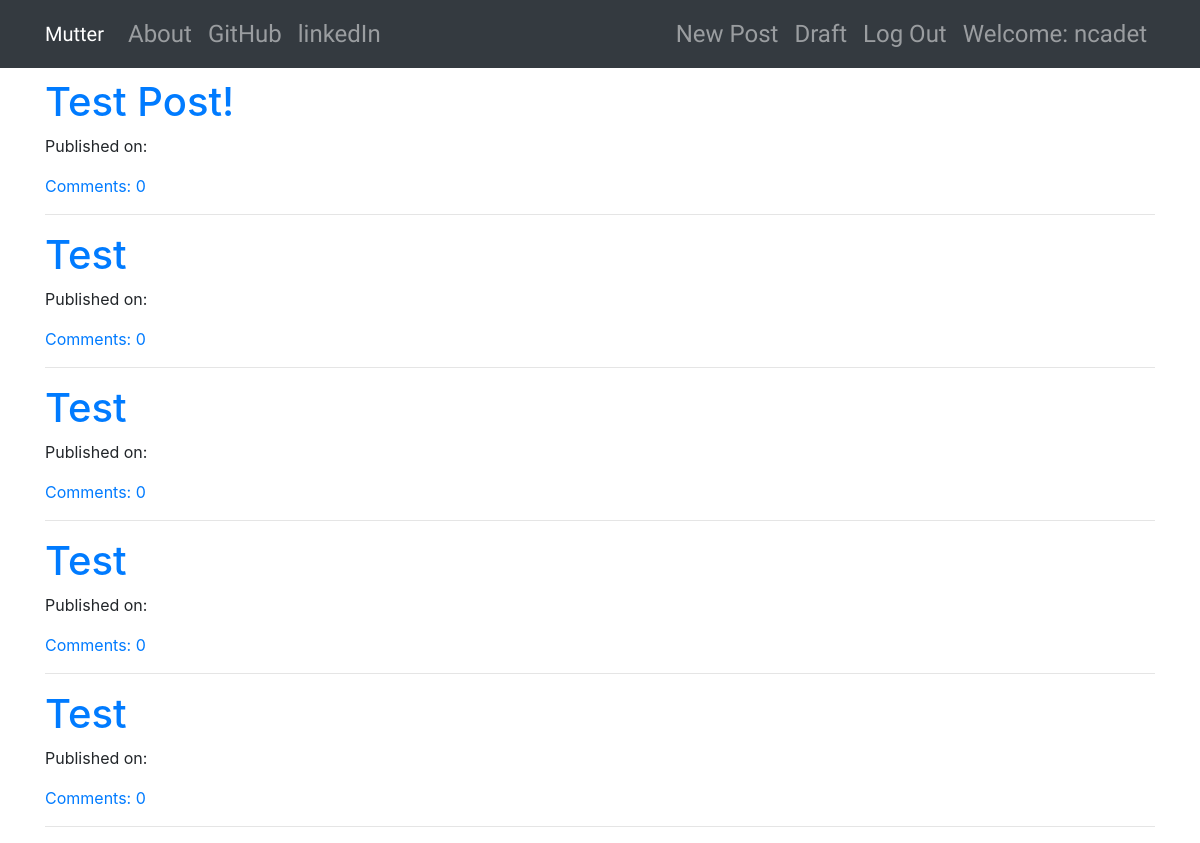
/drafts/ (signed in), run on an earlier commit of the app's database.
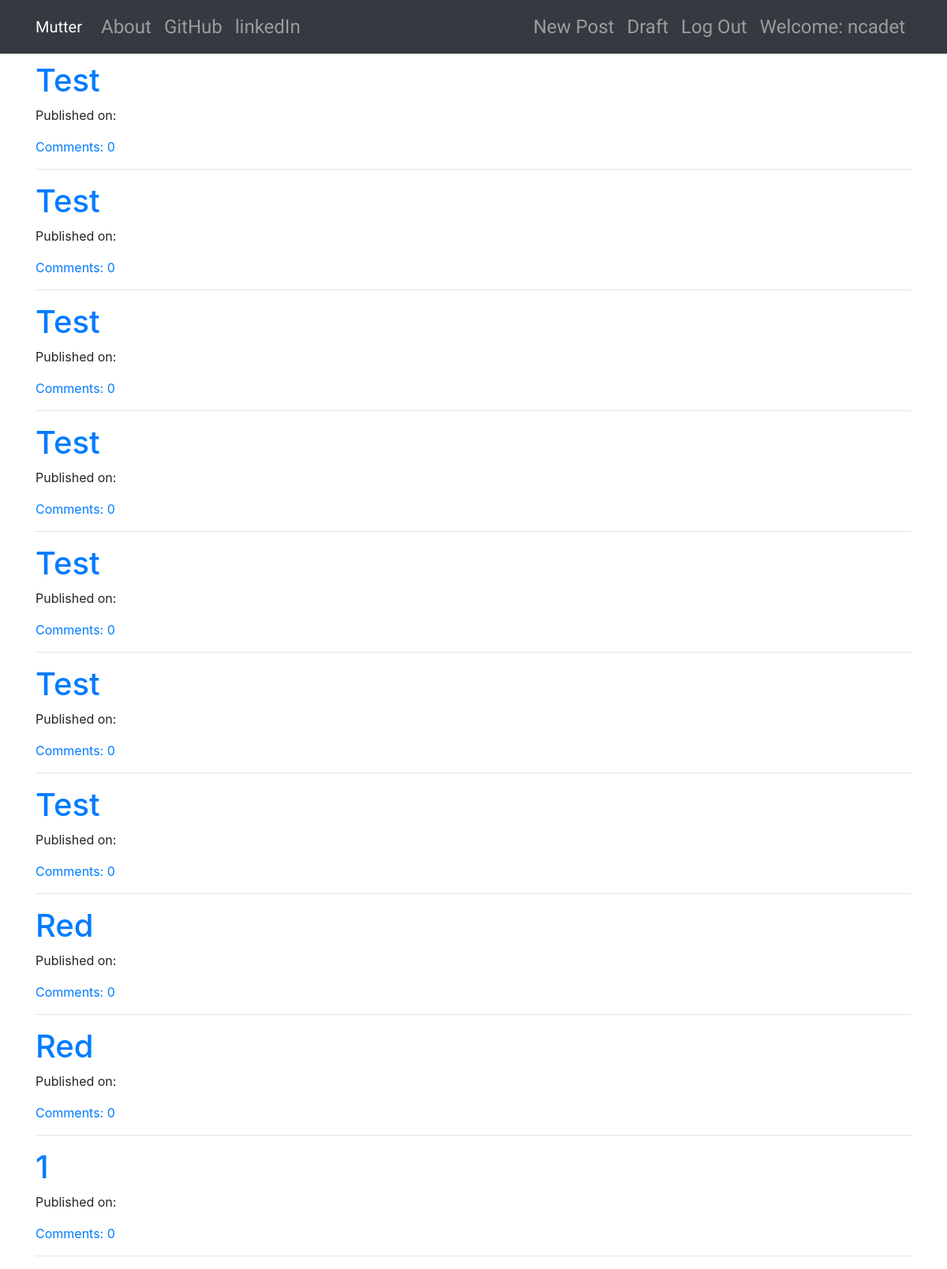
And on a later commit of the database.
### blog/models.py (models this page shows, shortened)
class Post(models.Model):
    author = models.ForeignKey('auth.User', on_delete=models.CASCADE)
    title = models.CharField(max_length=200)
    text = models.TextField()
    create_date = models.DateTimeField(default=timezone.now)
    published_date = models.DateTimeField(blank=True, null=True)
    def approve_comments(self):
        return self.comments.filter(approved_comment=True)

### blog/views.py (the view)
# urls.py: path('drafts/', views.DraftListView.as_view(), name='post_draft_list'),
class DraftListView(LoginRequiredMixin, ListView):
    login_url = '/login'
    redirect_field_name = 'blog/post_list.html'
    model = Post
    def get_queryset(self):
        return Post.objects.filter(published_date__isnull=True).order_by('create_date')

### blog/templates/blog/post_list.html
{% extends "blog/base.html" %}
{% block body_block %}
    <div class="centerstage">
        {% for post in post_list %}
        <div class="post">
            <h1 class="loader"><a href="{% url 'post_detail' pk=post.pk %}">{{ post.title }}</a></h1>
            <div class="date">
                <p>Published on: {{ post.published_date|date:"d M Y" }}</p>
            </div>
            <a href="{% url 'post_detail' pk=post.pk %}">Comments: {{post.approve_comments.count }} </a>
        </div>
        <hr>
        {% empty %}
        <h1>No post yet!</h1>
        {% endfor %}
    </div>
{% endblock %}

What changed in the data, as far as the page shows it:
removed Post: title "Test Post!", approve_comments.count "0"
added Post: title "Test", approve_comments.count "0"
added Post: title "Test", approve_comments.count "0"
added Post: title "Test", approve_comments.count "0"
added Post: title "Red", approve_comments.count "0"
added Post: title "Red", approve_comments.count "0"
added Post: title "1", approve_comments.count "0"
